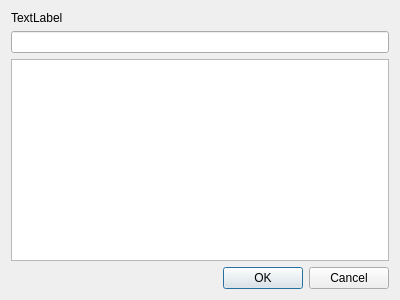
<?xml version="1.0" encoding="UTF-8"?>
<ui version="4.0">
 <class>SelectorDialog</class>
 <widget class="QDialog" name="SelectorDialog">
  <property name="geometry">
   <rect>
    <x>0</x>
    <y>0</y>
    <width>400</width>
    <height>300</height>
   </rect>
  </property>
  <property name="windowTitle">
   <string>Dialog</string>
  </property>
  <layout class="QVBoxLayout" name="verticalLayout">
   <item>
    <widget class="QLabel" name="label">
     <property name="text">
      <string>TextLabel</string>
     </property>
    </widget>
   </item>
   <item>
    <widget class="QLineEdit" name="filter"/>
   </item>
   <item>
    <widget class="QListWidget" name="list"/>
   </item>
   <item>
    <widget class="QDialogButtonBox" name="buttonBox">
     <property name="orientation">
      <enum>Qt::Horizontal</enum>
     </property>
     <property name="standardButtons">
      <set>QDialogButtonBox::Cancel|QDialogButtonBox::Ok</set>
     </property>
    </widget>
   </item>
  </layout>
 </widget>
 <resources/>
 <connections>
  <connection>
   <sender>buttonBox</sender>
   <signal>accepted()</signal>
   <receiver>SelectorDialog</receiver>
   <slot>accept()</slot>
   <hints>
    <hint type="sourcelabel">
     <x>248</x>
     <y>254</y>
    </hint>
    <hint type="destinationlabel">
     <x>157</x>
     <y>274</y>
    </hint>
   </hints>
  </connection>
  <connection>
   <sender>buttonBox</sender>
   <signal>rejected()</signal>
   <receiver>SelectorDialog</receiver>
   <slot>reject()</slot>
   <hints>
    <hint type="sourcelabel">
     <x>316</x>
     <y>260</y>
    </hint>
    <hint type="destinationlabel">
     <x>286</x>
     <y>274</y>
    </hint>
   </hints>
  </connection>
 </connections>
</ui>
